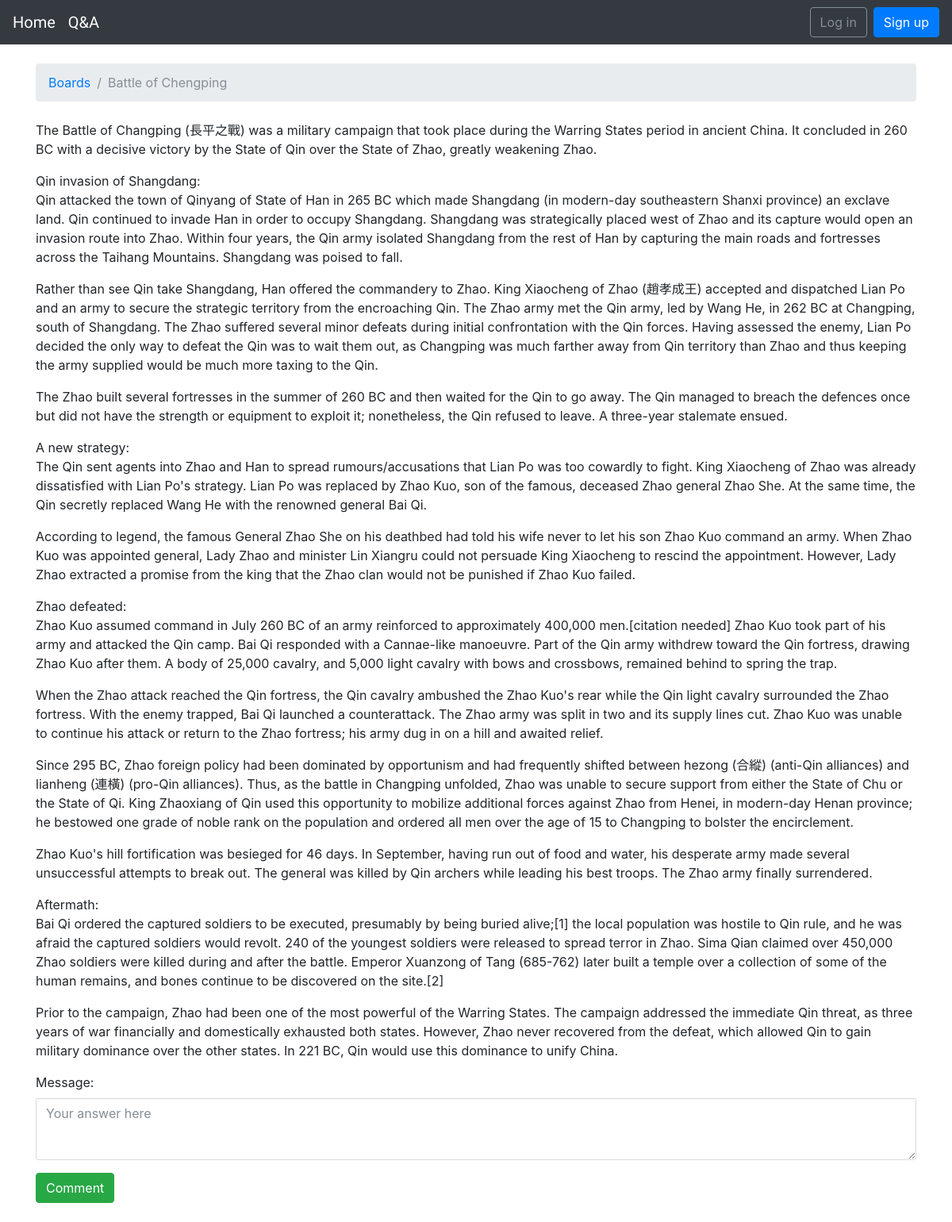
Page /board/battle-of-chengping/ on the earlier database version.
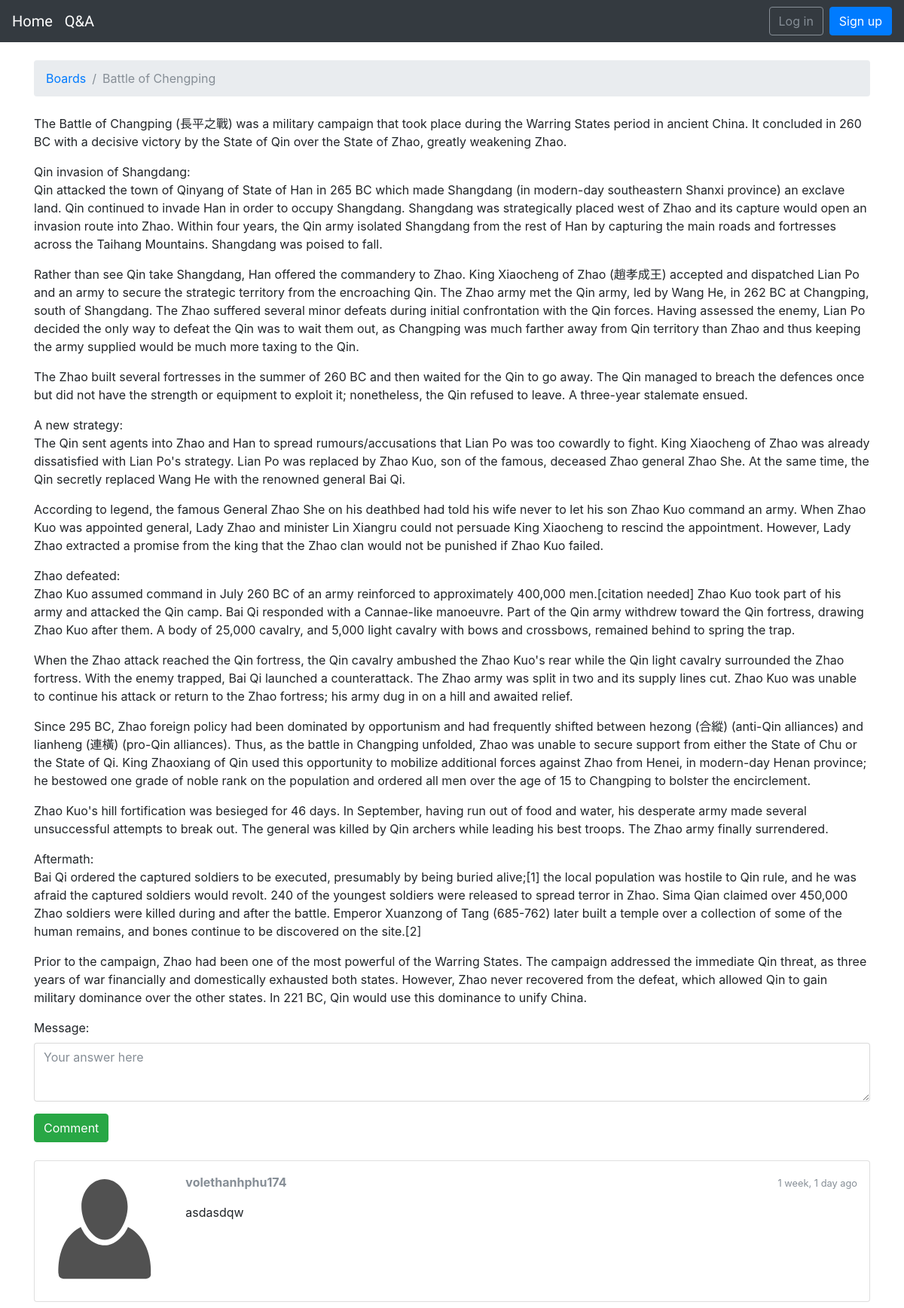
Same page on the later database version.
### board/models.py (models this page shows)
class Comment(models.Model):
    message = models.TextField(default="message")
    topic = models.ForeignKey(Topic, related_name="comments", on_delete=models.CASCADE)
    created_at = models.DateTimeField(auto_now_add=True)
    created_by = models.ForeignKey(User, related_name="comments", on_delete=models.SET_NULL, null=True)

### board/views.py (the view, shortened to what this page needs)
# urls.py: url(r'^(?P<slug>[-\w]+)/$', views.topic_detail, name='topic_detail'),
def topic_detail(request, slug):
    topic = get_object_or_404(Topic, slug=slug)
    topic.views += 1
    topic.save()
    form = CommentForm()
    return render(request, 'topic.html', {'topic':topic, 'form':form})

### board/forms.py
class CommentForm(forms.ModelForm):
    message = forms.CharField(
        widget=forms.Textarea(
            attrs={'rows': 3, 'placeholder': 'Your answer here'}
        ),
    )
    class Meta:
        model = Comment
        fields = ['message', ]

### Q/templatetags/form_tags.py (called while the page is built)
@register.filter
def input_class(bound_field):
    css_class = ''
    if bound_field.form.is_bound:
        if bound_field.errors:
            css_class = 'is-invalid'
        elif field_type(bound_field) != 'PasswordInput':
            css_class = 'is-valid'
    return 'form-control {}'.format(css_class)

### board/models.py (called while the page is built)
    def save(self, *args, **kwargs):
        self.slug = slugify(self.title)
        super(Topic, self).save(*args, **kwargs)

### board/templates/topic.html (shortened to what this page needs)
{% extends "basic.html" %}
{% load static %}
{% load humanize %}
{% block breadcrumb %}
<li class="breadcrumb-item"><a href="{% url 'board:index' %}">Boards</a></li>
<li class="breadcrumb-item active">{{ topic.title }}</li>
{% endblock %}
{% block content %}
  <div class="content">
    {{ topic.content|linebreaks }}
  </div>
  <form method="post" class="mb-4">
    {% include 'includes/form.html' %}
    <button type="submit" class="btn btn-success">Comment</button>
  </form>
  {% for comment in topic.comments.all %}
    <div class="card mb-2">
      <div class="card-body p-3">
        <div class="row">
          <div class="col-2">
            <img src="{% static 'img/avatar.svg' %}" alt="{{ comment.created_by.username }}" class="w-100">
          </div>
          <div class="col-10">
            <div class="row mb-3">
              <div class="col-6">
                <strong class="text-muted">{{ comment.created_by.username }}</strong>
              </div>
              <div class="col-6 text-right">
                <small class="text-muted">{{ comment.created_at|naturaltime }}</small>
              </div>
            </div>
            {{ comment.message|linebreaks }}
          </div>
        </div>
      </div>
    </div>
  {% endfor %}
{% endblock %}

Differences in the rows shown:
added Comment: created_by.username "volethanhphu174", created_at "1 week, 1 day ago", message "asdasdqw"
